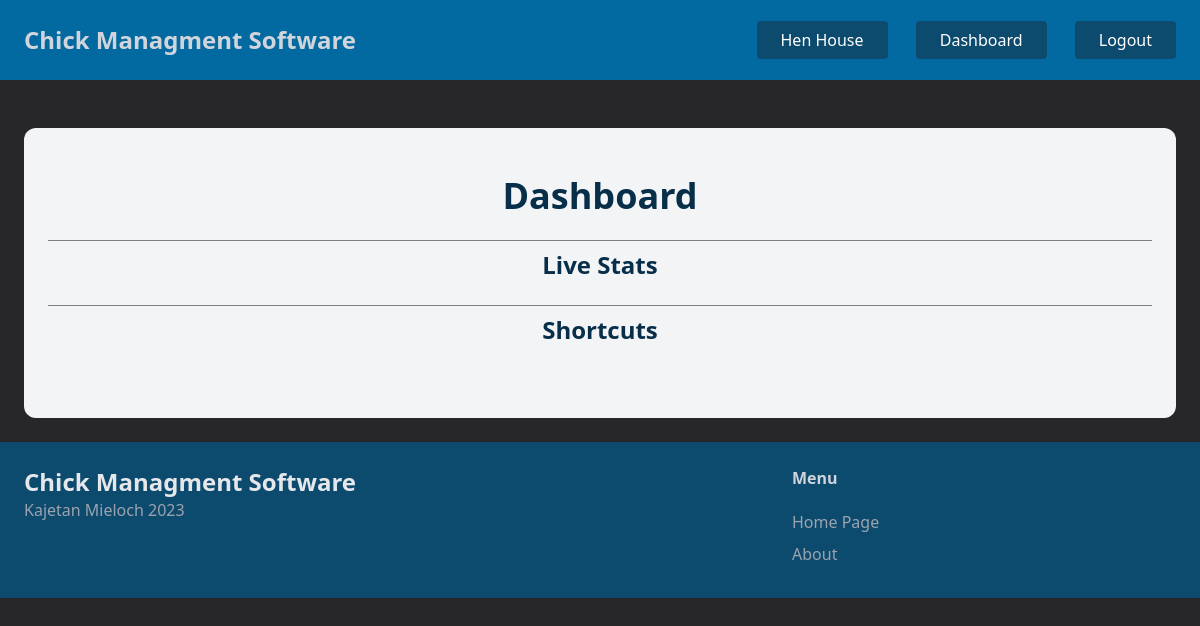
The app's page /dashboard/ (signed in), older data.
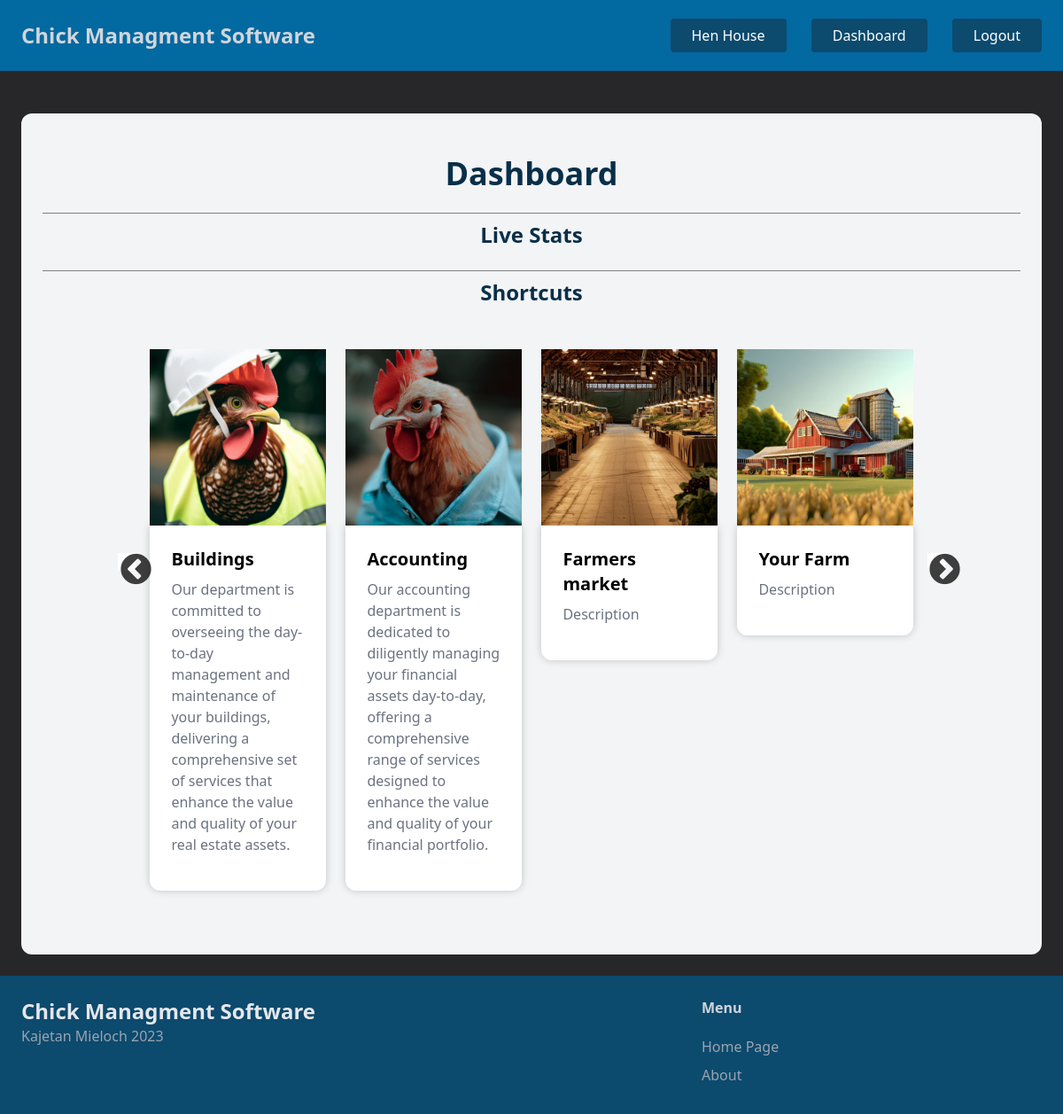
The same page, newer data.
### item/models.py (models this page shows, shortened)
class Department(models.Model):
    name = models.CharField(max_length=50)
    description = models.TextField()
    image = models.ImageField(upload_to='department_images')
    link = models.CharField(max_length=50)
    class Meta:
        verbose_name = 'Department'

### dashboard/views.py (the view)
# urls.py: path('', views.index, name='index')
@login_required
def index(request):
    departments = Department.objects.all()
    return render(request, 'dashboard/index.html', {
        'departments': departments,
    })

### dashboard/templates/dashboard/index.html (shortened to what this page needs)
{% extends 'core/base.html' %}
{% block content %}
    <div class="mt-6 px-6 py-12 bg-gray-100 rounded-xl">
        <h1 class="mb-6 text-4xl font-bold text-center text-sky-950">Dashboard</h1>
        <hr class="mb-2" style="border-top: 1px solid gray;">
        <h2 class="mb-6 text-2xl font-bold text-center text-sky-950">Live Stats</h2>
        <hr class="mb-2" style="border-top: 1px solid gray;">
        <h2 class="mb-6 text-2xl font-bold text-center text-sky-950">Shortcuts</h2>
        <div class="carousel">
            {% for department in departments %}
                <div class="wholeCard mt-6">
                    <a href="{% url department.link %}">
                        <img src="{{ department.image.url }}" alt="{{ department.name }}" class="mt-6">
                    <div class="p-6 bg-white rounded-b-xl card mb-6">
                        <h3 class="mb-2 text-xl font-bold">{{ department.name }}</h3>
                        <p class="mb-4 text-gray-500">{{ department.description }}</p>
                </div>
                </a>
                </div>
            {% endfor %}
        </div>
    </div>
{% endblock %}

### core/templates/core/base.html (shortened to what this page needs)
<!DOCTYPE html>
<html lang="en">
<head>
    <script src="https://cdn.tailwindcss.com"></script>
    <link rel="stylesheet" type="text/css" href="https://cdn.jsdelivr.net/npm/slick-carousel@1.8.1/slick/slick.css"/>
    <link rel="stylesheet" type="text/css" href="https://cdn.jsdelivr.net/npm/slick-carousel@1.8.1/slick/slick-theme.css"/>
</head>
<body class="bg-zinc-800">
    <nav class="py-6 px-6 flex justify-between items-center bg-sky-700">
        <div>
            <a href="/" class="text-2xl font-bold text-gray-300">Chick Managment Software</a>
        </div>
        <div class="space-x-6">
            {% if user.is_authenticated %}
                <a href="{% url 'henHouse:index' %}" class="px-6 py-2 bg-sky-900 text-white rounded hover:bg-sky-800">Hen House</a>
                <a href="{% url 'dashboard:index' %}" class="px-6 py-2 bg-sky-900 text-white rounded hover:bg-sky-800">Dashboard</a>
                <a href="{% url 'core:logout' %}" class="px-6 py-2 bg-sky-900 text-white rounded hover:bg-sky-800">Logout</a>
            {% else %}
                <a href="{% url 'core:signup' %}" class="px-6 py-2 bg-sky-900 text-white rounded hover:bg-sky-800">Sing up</a>
                <a href="{% url 'core:login' %}" class="px-6 py-2 bg-sky-900 text-white rounded hover:bg-sky-800">Log in</a>
            {% endif %}
        </div>
    </nav>
    <div class="px-6 py-6">
        {% block content %}
        {% endblock %}
    </div>
    <footer class="py-6 px-6 flex justify-between bg-sky-900">
        <div class="w-2/3 pr-10">
            <h3 class="text-gray-200 text-2xl font-bold">Chick Managment Software</h3>
            <p class="text-gray-400">Kajetan Mieloch 2023</p>
        </div>
        <div class="w-1/3">
            <h3 class="mb-5 font-bold text-gray-300">Menu</h3>
            <ul class="text-gray-400">
                <li class="mb-2"><a href="/#" class="hover:text-gray-200">Home Page</a></li>
                <li class="mb-2"><a href="/#" class="hover:text-gray-200">About</a></li>
</body>
</html>

Row changes from the older to the newer data that the page shows:
now on this page (row edited): Department: image (picture), name "Buildings", description "Our department is committed to overseeing the day-to-day management and maintenance of your buildings, delivering a comprehensive set of services that enhance the value and quality of your real estate assets."
now on this page (row edited): Department: image (picture), name "Accounting", description "Our accounting department is dedicated to diligently managing your financial assets day-to-day, offering a comprehensive range of services designed to enhance the value and quality of your financial portfolio."
now on this page (row edited): Department: image (picture), name "Farmers market", description "Description"
now on this page (row edited): Department: image (picture), name "Your Farm", description "Description"
